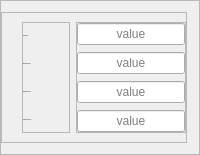
                           <widget class="QFrame" name="frame_80">
                            <property name="frameShape">
                             <enum>QFrame::Shape::StyledPanel</enum>
                            </property>
                            <property name="frameShadow">
                             <enum>QFrame::Shadow::Raised</enum>
                            </property>
                            <layout class="QVBoxLayout" name="verticalLayout_54">
                             <property name="spacing">
                              <number>0</number>
                             </property>
                             <property name="leftMargin">
                              <number>0</number>
                             </property>
                             <property name="rightMargin">
                              <number>12</number>
                             </property>
                             <item>
                              <widget class="QFrame" name="frame_81">
                               <property name="frameShape">
                                <enum>QFrame::Shape::StyledPanel</enum>
                               </property>
                               <property name="frameShadow">
                                <enum>QFrame::Shadow::Raised</enum>
                               </property>
                               <layout class="QHBoxLayout" name="horizontalLayout_15">
                                <property name="leftMargin">
                                 <number>20</number>
                                </property>
                                <property name="rightMargin">
                                 <number>0</number>
                                </property>
                                <item>
                                 <widget class="QFrame" name="frame_39">
                                  <property name="sizePolicy">
                                   <sizepolicy hsizetype="MinimumExpanding" vsizetype="Preferred">
                                    <horstretch>0</horstretch>
                                    <verstretch>0</verstretch>
                                   </sizepolicy>
                                  </property>
                                  <property name="maximumSize">
                                   <size>
                                    <width>120</width>
                                    <height>16777215</height>
                                   </size>
                                  </property>
                                  <property name="frameShape">
                                   <enum>QFrame::Shape::StyledPanel</enum>
                                  </property>
                                  <property name="frameShadow">
                                   <enum>QFrame::Shadow::Raised</enum>
                                  </property>
                                  <layout class="QVBoxLayout" name="verticalLayout_41">
                                   <property name="spacing">
                                    <number>7</number>
                                   </property>
                                   <property name="leftMargin">
                                    <number>0</number>
                                   </property>
                                   <property name="topMargin">
                                    <number>0</number>
                                   </property>
                                   <property name="rightMargin">
                                    <number>0</number>
                                   </property>
                                   <property name="bottomMargin">
                                    <number>0</number>
                                   </property>
                                   <item>
                                    <widget class="QLabel" name="label_134">
                                     <property name="minimumSize">
                                      <size>
                                       <width>0</width>
                                       <height>18</height>
                                      </size>
                                     </property>
                                     <property name="maximumSize">
                                      <size>
                                       <width>16777215</width>
                                       <height>18</height>
                                      </size>
                                     </property>
                                     <property name="font">
                                      <font>
                                       <family>Yu Gothic UI Semilight</family>
                                       <pointsize>-1</pointsize>
                                      </font>
                                     </property>
                                     <property name="styleSheet">
                                      <string notr="true"/>
                                     </property>
                                     <property name="text">
                                      <string>Global Size:</string>
                                     </property>
                                    </widget>
                                   </item>
                                   <item>
                                    <widget class="QLabel" name="label_135">
                                     <property name="minimumSize">
                                      <size>
                                       <width>0</width>
                                       <height>18</height>
                                      </size>
                                     </property>
                                     <property name="maximumSize">
                                      <size>
                                       <width>16777215</width>
                                       <height>18</height>
                                      </size>
                                     </property>
                                     <property name="font">
                                      <font>
                                       <family>Yu Gothic UI Semilight</family>
                                       <pointsize>-1</pointsize>
                                      </font>
                                     </property>
                                     <property name="styleSheet">
                                      <string notr="true"/>
                                     </property>
                                     <property name="text">
                                      <string>Deviation Factor:</string>
                                     </property>
                                    </widget>
                                   </item>
                                   <item>
                                    <widget class="QLabel" name="label_136">
                                     <property name="minimumSize">
                                      <size>
                                       <width>0</width>
                                       <height>18</height>
                                      </size>
                                     </property>
                                     <property name="maximumSize">
                                      <size>
                                       <width>16777215</width>
                                       <height>18</height>
                                      </size>
                                     </property>
                                     <property name="font">
                                      <font>
                                       <family>Yu Gothic UI Semilight</family>
                                       <pointsize>-1</pointsize>
                                      </font>
                                     </property>
                                     <property name="styleSheet">
                                      <string notr="true"/>
                                     </property>
                                     <property name="text">
                                      <string>Minimum Factor:</string>
                                     </property>
                                    </widget>
                                   </item>
                                   <item>
                                    <widget class="QLabel" name="label_142">
                                     <property name="minimumSize">
                                      <size>
                                       <width>0</width>
                                       <height>18</height>
                                      </size>
                                     </property>
                                     <property name="maximumSize">
                                      <size>
                                       <width>16777215</width>
                                       <height>18</height>
                                      </size>
                                     </property>
                                     <property name="font">
                                      <font>
                                       <family>Yu Gothic UI Semilight</family>
                                       <pointsize>-1</pointsize>
                                      </font>
                                     </property>
                                     <property name="styleSheet">
                                      <string notr="true"/>
                                     </property>
                                     <property name="text">
                                      <string>Others Mesh Info:</string>
                                     </property>
                                    </widget>
                                   </item>
                                  </layout>
                                 </widget>
                                </item>
                                <item>
                                 <widget class="QFrame" name="frame_83">
                                  <property name="sizePolicy">
                                   <sizepolicy hsizetype="MinimumExpanding" vsizetype="Preferred">
                                    <horstretch>0</horstretch>
                                    <verstretch>0</verstretch>
                                   </sizepolicy>
                                  </property>
                                  <property name="frameShape">
                                   <enum>QFrame::Shape::StyledPanel</enum>
                                  </property>
                                  <property name="frameShadow">
                                   <enum>QFrame::Shadow::Raised</enum>
                                  </property>
                                  <layout class="QVBoxLayout" name="verticalLayout_57">
                                   <property name="spacing">
                                    <number>7</number>
                                   </property>
                                   <property name="leftMargin">
                                    <number>0</number>
                                   </property>
                                   <property name="topMargin">
                                    <number>0</number>
                                   </property>
                                   <property name="rightMargin">
                                    <number>0</number>
                                   </property>
                                   <property name="bottomMargin">
                                    <number>0</number>
                                   </property>
                                   <item>
                                    <widget class="QLineEdit" name="toolGlobalSize">
                                     <property name="minimumSize">
                                      <size>
                                       <width>0</width>
                                       <height>18</height>
                                      </size>
                                     </property>
                                     <property name="maximumSize">
                                      <size>
                                       <width>180</width>
                                       <height>16777215</height>
                                      </size>
                                     </property>
                                     <property name="text">
                                      <string/>
                                     </property>
                                     <property name="alignment">
                                      <set>Qt::AlignmentFlag::AlignCenter</set>
                                     </property>
                                     <property name="placeholderText">
                                      <string>value</string>
                                     </property>
                                    </widget>
                                   </item>
                                   <item>
                                    <widget class="QLineEdit" name="toolDeviationFactor">
                                     <property name="minimumSize">
                                      <size>
                                       <width>0</width>
                                       <height>18</height>
                                      </size>
                                     </property>
                                     <property name="maximumSize">
                                      <size>
                                       <width>180</width>
                                       <height>16777215</height>
                                      </size>
                                     </property>
                                     <property name="text">
                                      <string/>
                                     </property>
                                     <property name="alignment">
                                      <set>Qt::AlignmentFlag::AlignCenter</set>
                                     </property>
                                     <property name="placeholderText">
                                      <string>value</string>
                                     </property>
                                    </widget>
                                   </item>
                                   <item>
                                    <widget class="QLineEdit" name="toolMinimumFactor">
                                     <property name="minimumSize">
                                      <size>
                                       <width>0</width>
                                       <height>18</height>
                                      </size>
                                     </property>
                                     <property name="maximumSize">
                                      <size>
                                       <width>180</width>
                                       <height>16777215</height>
                                      </size>
                                     </property>
                                     <property name="text">
                                      <string/>
                                     </property>
                                     <property name="alignment">
                                      <set>Qt::AlignmentFlag::AlignCenter</set>
                                     </property>
                                     <property name="placeholderText">
                                      <string>value</string>
                                     </property>
                                    </widget>
                                   </item>
                                   <item>
                                    <widget class="QLineEdit" name="toolOthersInfo">
                                     <property name="minimumSize">
                                      <size>
                                       <width>0</width>
                                       <height>18</height>
                                      </size>
                                     </property>
                                     <property name="maximumSize">
                                      <size>
                                       <width>180</width>
                                       <height>16777215</height>
                                      </size>
                                     </property>
                                     <property name="text">
                                      <string/>
                                     </property>
                                     <property name="alignment">
                                      <set>Qt::AlignmentFlag::AlignCenter</set>
                                     </property>
                                     <property name="placeholderText">
                                      <string>value</string>
                                     </property>
                                    </widget>
                                   </item>
                                  </layout>
                                 </widget>
                                </item>
                               </layout>
                              </widget>
                             </item>
                            </layout>
                           </widget>
